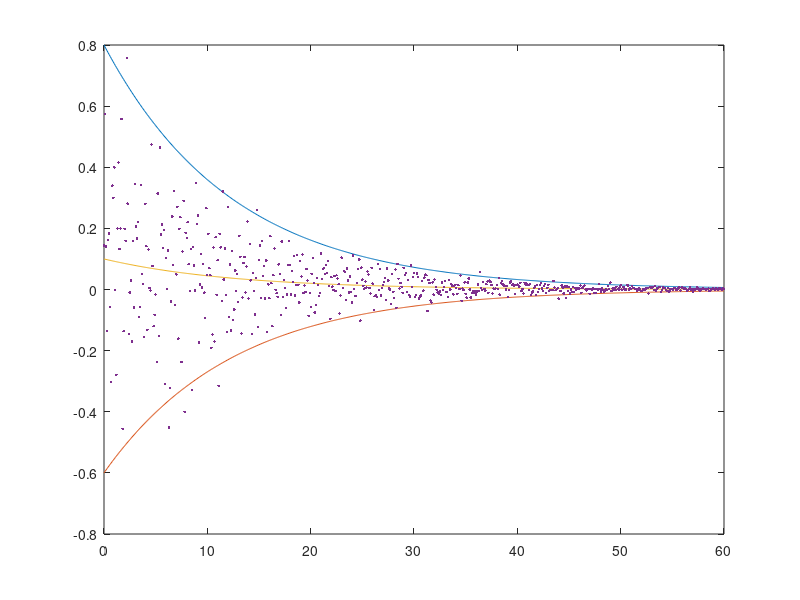

Here is the MATLAB script that generated this plot:
clear; close all; clc;
%% RANDOM DATA GENERATOR

x           =   0:0.1:60;       % X Axis
nSamples    =   round(0.9*length(x));
xSamples    =   datasample(x, nSamples, 'Replace', true);

% Upper limit
uk          =   0.08;
ub          =   0.8;
uLimit      =   ub*exp(-uk*x);  % 2-sigma

% Lower limit
lk          =   0.08;
lb          =   -0.6;
lLimit      =   lb*exp(-lk*x);  % 2-sigma

limMean     =   (uLimit+lLimit)/2;

sigma       =   (uLimit-limMean)./2;
y           =   normrnd(limMean, sigma);

figure;
plot(x, uLimit); hold on;
plot(x, lLimit); hold on;
plot(x, limMean); hold on;
plot(x, y, '.');
